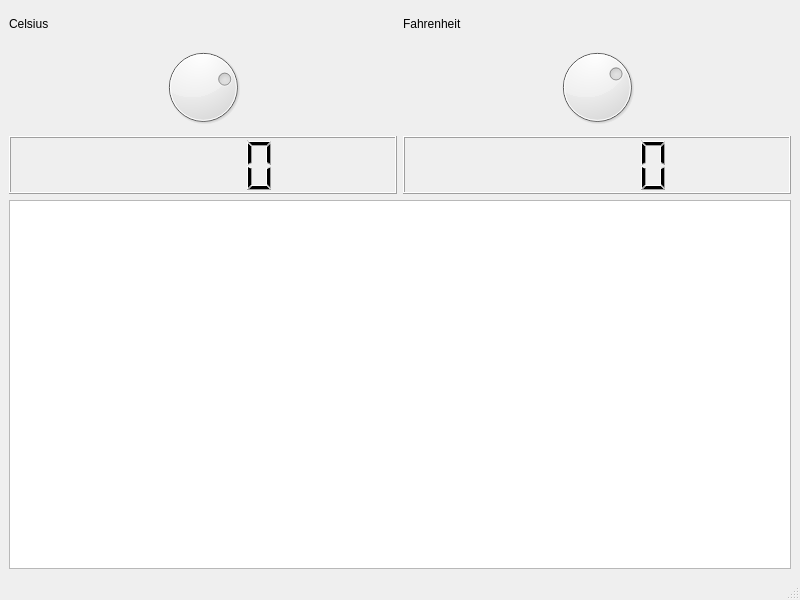
<?xml version="1.0" encoding="UTF-8"?>
<ui version="4.0">
 <class>MainWindow</class>
 <widget class="QMainWindow" name="MainWindow">
  <property name="geometry">
   <rect>
    <x>0</x>
    <y>0</y>
    <width>800</width>
    <height>600</height>
   </rect>
  </property>
  <property name="windowTitle">
   <string>MainWindow</string>
  </property>
  <widget class="QWidget" name="centralwidget">
   <layout class="QVBoxLayout" name="verticalLayout_2" stretch="1,2">
    <item>
     <layout class="QHBoxLayout" name="horizontalLayout">
      <item>
       <layout class="QVBoxLayout" name="verticalLayout_3" stretch="1,3,2">
        <item>
         <widget class="QLabel" name="label">
          <property name="text">
           <string>Celsius</string>
          </property>
         </widget>
        </item>
        <item>
         <widget class="QDial" name="dialCelsius">
          <property name="minimum">
           <number>-273</number>
          </property>
         </widget>
        </item>
        <item>
         <widget class="QLCDNumber" name="lcdCelsius"/>
        </item>
       </layout>
      </item>
      <item>
       <layout class="QVBoxLayout" name="verticalLayout_4" stretch="1,3,2">
        <item>
         <widget class="QLabel" name="label_2">
          <property name="text">
           <string>Fahrenheit</string>
          </property>
         </widget>
        </item>
        <item>
         <widget class="QDial" name="dialFahrenheit">
          <property name="minimum">
           <number>-459</number>
          </property>
          <property name="maximum">
           <number>211</number>
          </property>
         </widget>
        </item>
        <item>
         <widget class="QLCDNumber" name="lcdFahrenheit"/>
        </item>
       </layout>
      </item>
     </layout>
    </item>
    <item>
     <layout class="QHBoxLayout" name="horizontalLayout_2">
      <item>
       <widget class="QChartView" name="graphicsView"/>
      </item>
     </layout>
    </item>
   </layout>
  </widget>
  <widget class="QMenuBar" name="menubar">
   <property name="geometry">
    <rect>
     <x>0</x>
     <y>0</y>
     <width>800</width>
     <height>22</height>
    </rect>
   </property>
  </widget>
  <widget class="QStatusBar" name="statusbar"/>
 </widget>
 <customwidgets>
  <customwidget>
   <class>QChartView</class>
   <extends>QGraphicsView</extends>
   <header>QtCharts</header>
  </customwidget>
 </customwidgets>
 <resources/>
 <connections/>
</ui>
